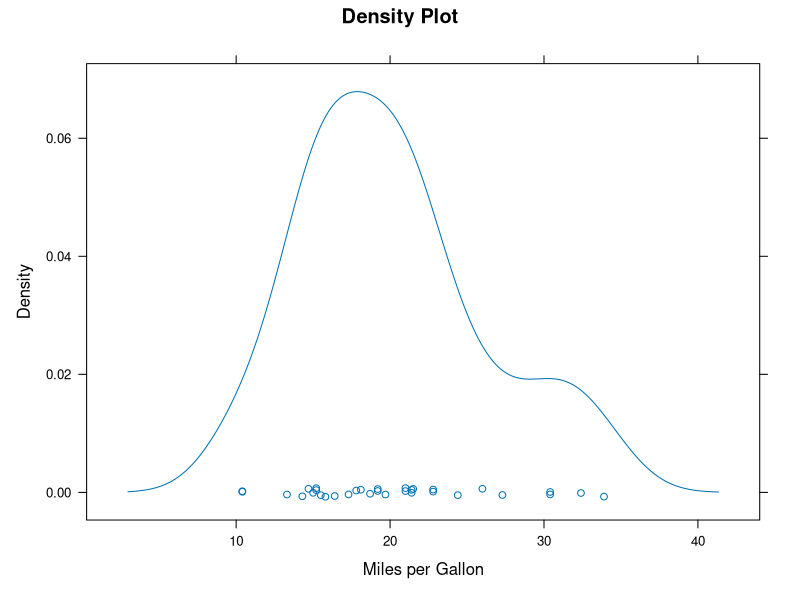
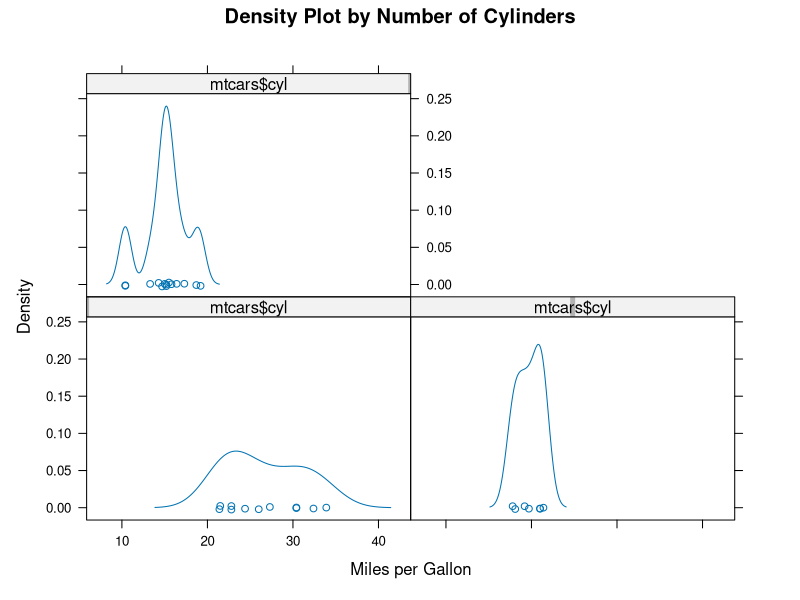
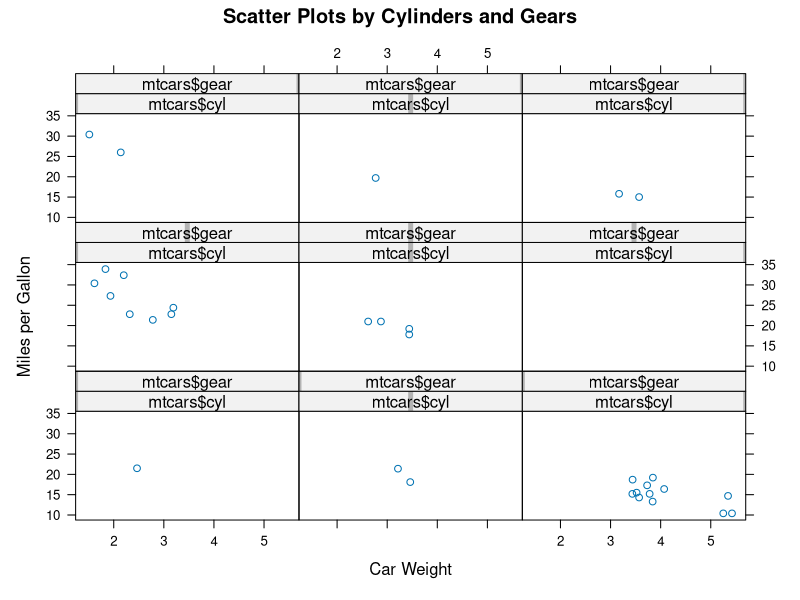
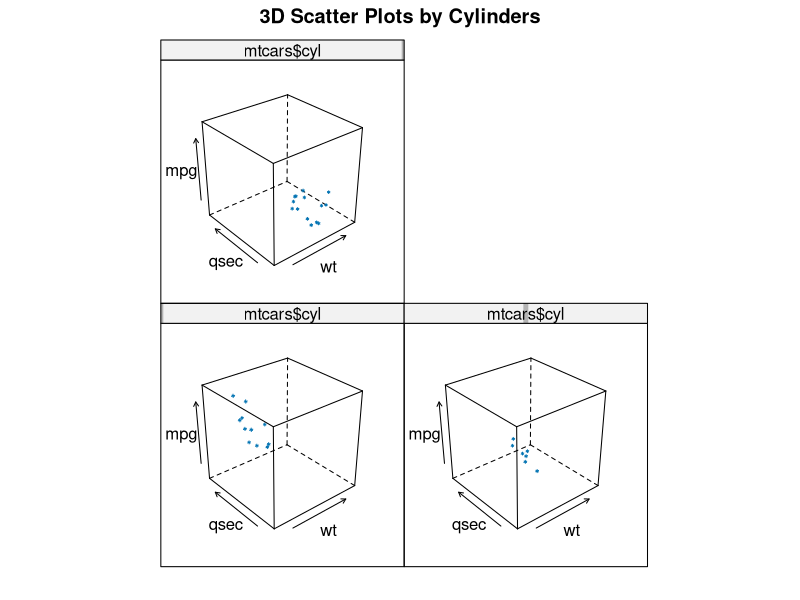
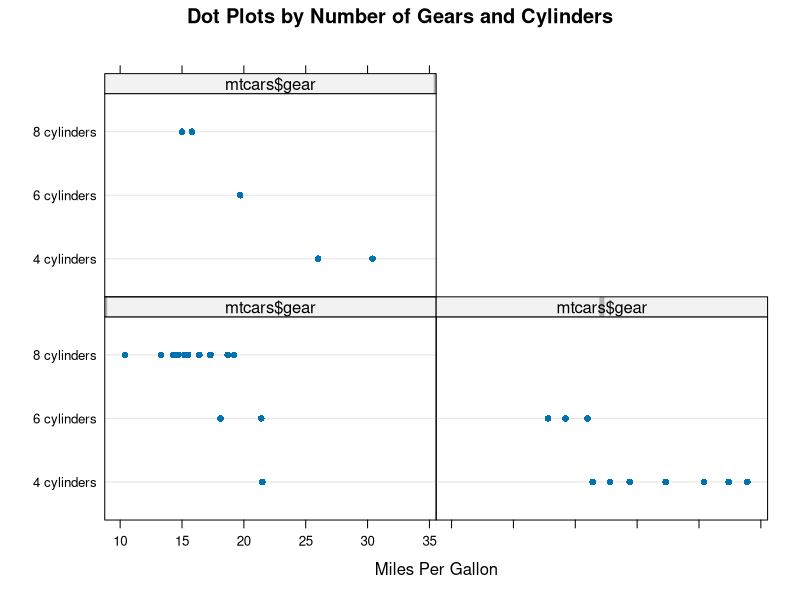
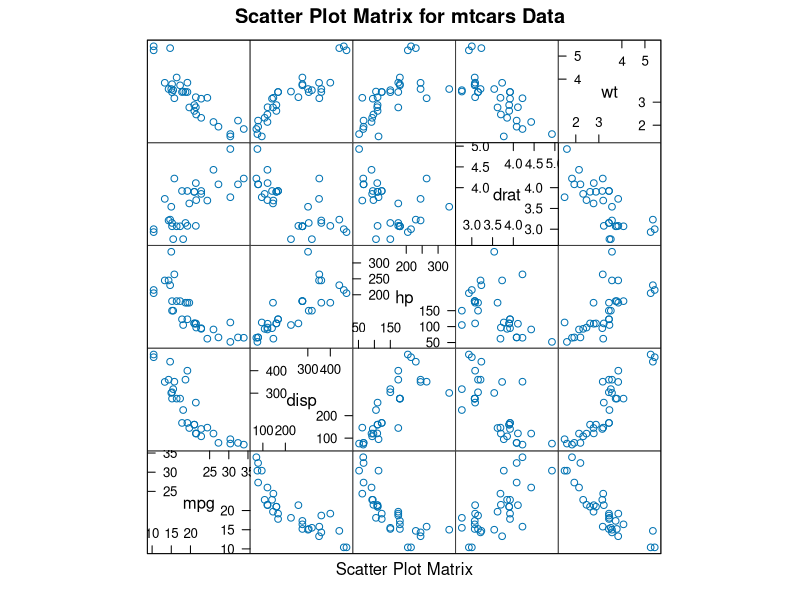

Source code (R) for these figures, in order:
library(lattice)
attach(mtcars)

# Create factors with value labels
gear <- factor(gear, levels=c(3, 4, 5),labels=c("3 gears", "4 gears", "5 gears"))
cyl <- factor(cyl, levels=c(4, 6, 8),labels=c("4 cylinders", "6 cylinders", "8 cylinders"))

densityplot(~mpg,
            main="Density Plot",
            xlab="Miles per Gallon")

densityplot(~mpg | mtcars$cyl,
            main="Density Plot by Number of Cylinders",
            xlab="Miles per Gallon")

xyplot(mpg ~ wt | mtcars$cyl * mtcars$gear,
       main="Scatter Plots by Cylinders and Gears",
       xlab="Car Weight", ylab="Miles per Gallon")

cloud(mpg ~ wt * qsec | mtcars$cyl,
      main="3D Scatter Plots by Cylinders")

dotplot(cyl ~ mpg | mtcars$gear,
        main="Dot Plots by Number of Gears and Cylinders",
        xlab="Miles Per Gallon")

splom(mtcars[c(1, 3, 4, 5, 6)],
      main="Scatter Plot Matrix for mtcars Data")